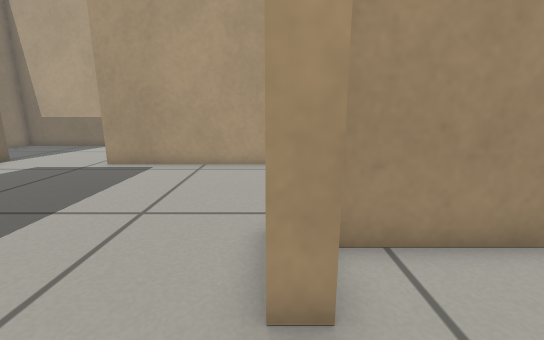
view 1 (above)

17 first-person views from a walk through a robot-simulator world made for Gazebo. The camera is 0.46 m above the floor, tilts 12° down and sees 90° across. The floor is counted in squares, 0.2 m on a side. Each view is taken from the middle of a square. On the plan, view 1 faces up. The plan holds only what a view shows up to about 17 squares ahead; the rest is blank.

view 2
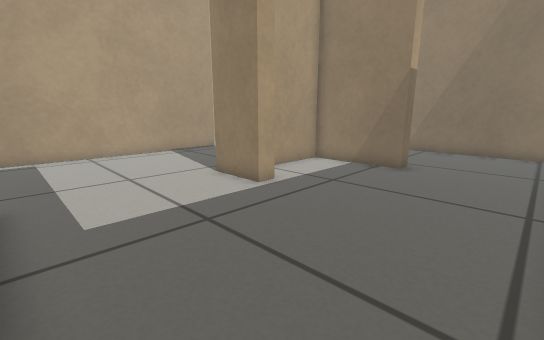

view 3
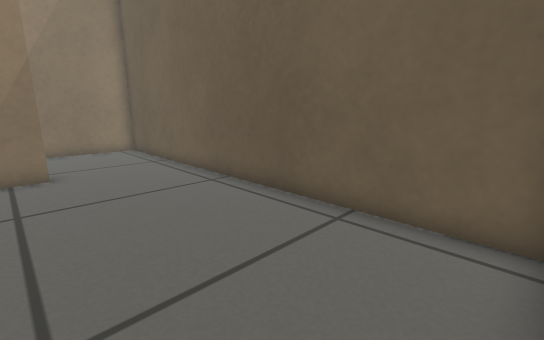

view 4
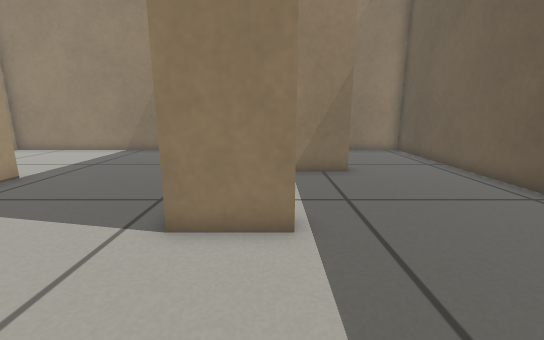

view 5
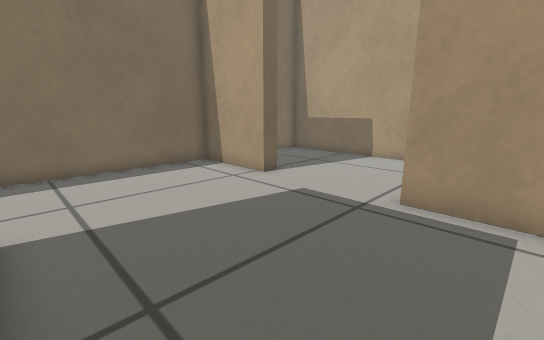

view 6
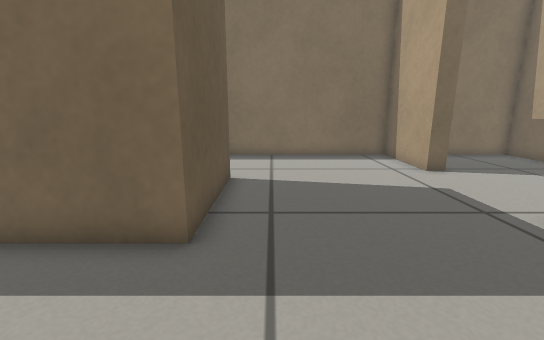

view 7
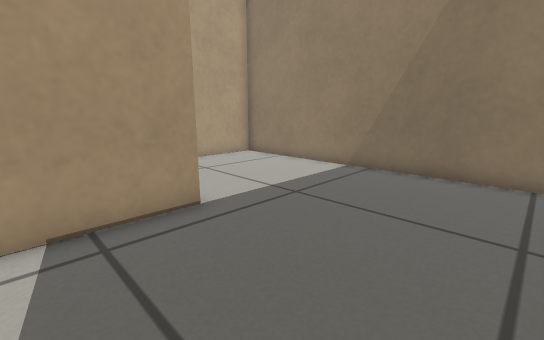

view 8
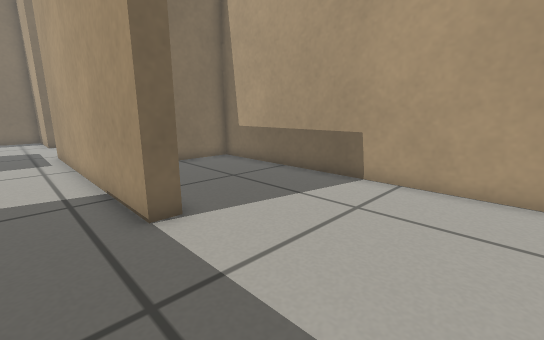

view 9
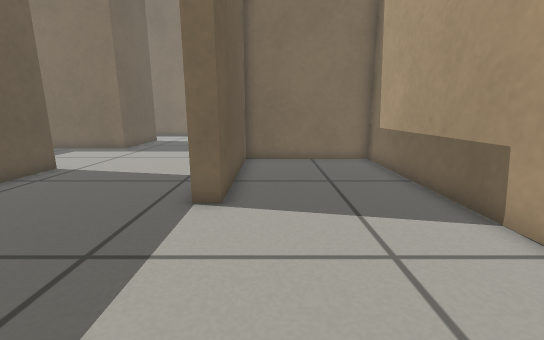

view 10
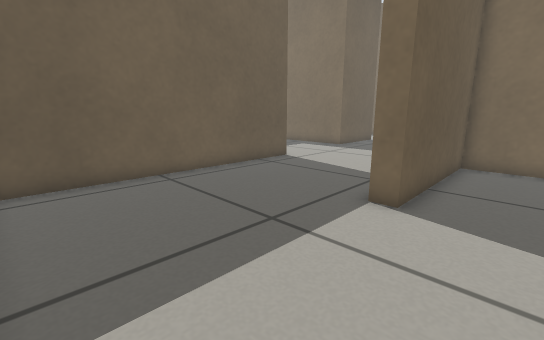

view 11
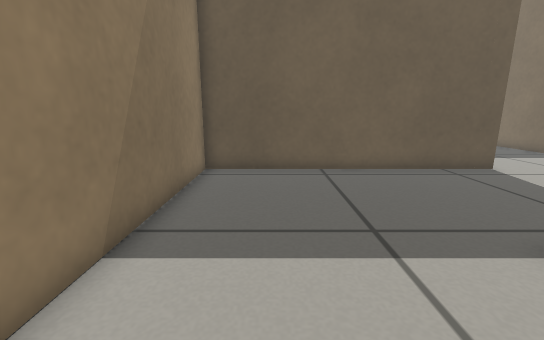

view 12
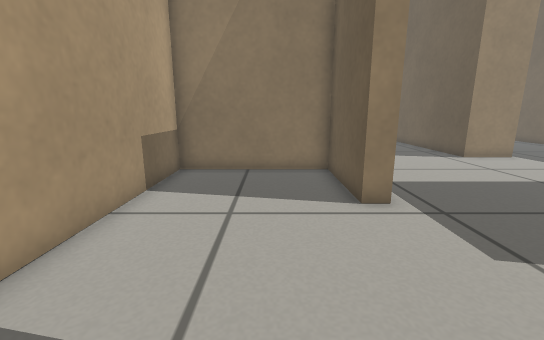

view 13
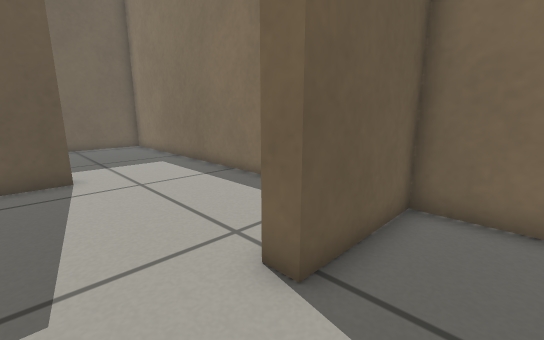

view 14
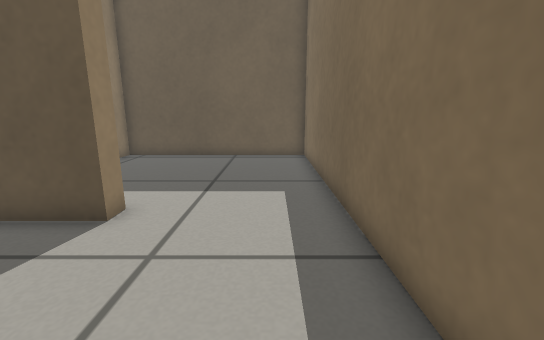

view 15
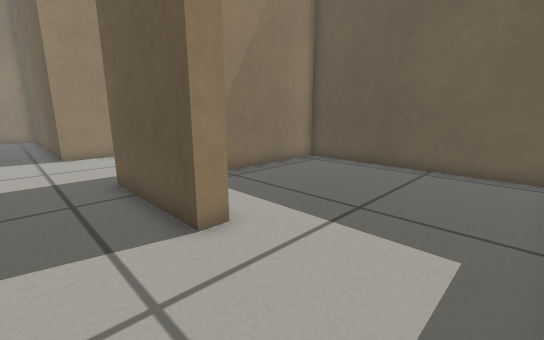

view 16
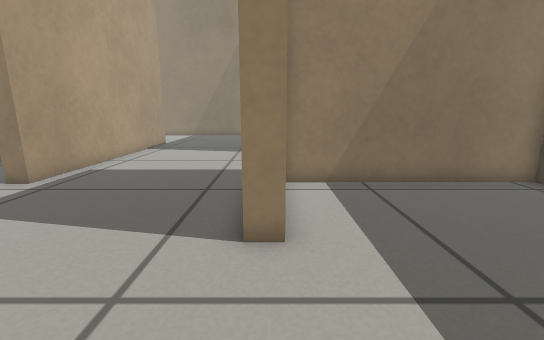

view 17
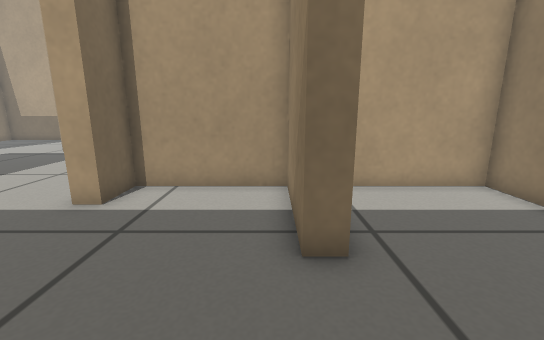

### Floor plan
Ten units are one square. View 1 is at (0, 0); x grows to the right and y downward. Boxes are objects, and circles mark ways between rooms. Rooms are numbered by the first view taken in them; rooms with no view inside come last. Other rooms are left out.
<svg viewBox="-173 -193 295 245">
<path fill="none" stroke="#000" d="M55 0 55 -43 7 -43 7 -26 -1 -26M-63 47 55 47M-65 -25 -65 17M-1 -26 -1 -51 117 -51 117 -188 -24 -188 -24 -127 44 -127 44 -120 -72 -120 -72 -127M-126 -129 -126 -122 -168 -122 -168 -35M-115 -38 -115 -45 -65 -45 -65 -25M-72 -127 -31 -127 -31 -188 -168 -188 -168 -129 -126 -129M-168 -35 -168 47 -72 47 -72 -36M62 0 55 0M55 47 117 47 117 -43 75 -43"/>
<circle cx="-35" cy="-35" r="3" fill="#2a7"/>
<circle cx="60" cy="20" r="3" fill="#2a7"/>
<circle cx="-100" cy="-125" r="3" fill="#2a7"/>
<circle cx="-140" cy="-40" r="3" fill="#2a7"/>
<text x="0" y="10">1</text>
<text x="-10" y="-100">2</text>
<text x="-100" y="-160">3</text>
<text x="-120" y="0">4</text>
<text x="90" y="0">5</text>
</svg>
Room 1 opens to room 2. Room 1 opens to room 5. Room 2 opens to room 3. Room 2 opens to room 4.

Where each view was taken, in squares from view 1:
view 1: 0 up, 0 right, facing up
view 2: 4 down, 6 left, facing up-right
view 3: 1 up, 6 left, facing down-right
view 4: 3 up, 5 left, facing right
view 5: 5 up, 5 left, facing up-left
view 6: 6 up, 2 left, facing left
view 7: 6 up, 1 right, facing up-right
view 8: 10 up, 10 right, facing up-left
view 9: 14 up, 11 right, facing left
view 10: 15 up, 11 right, facing down-left
view 11: 16 up, 9 right, facing down
view 12: 15 up, 14 left, facing right
view 13: 15 up, 10 left, facing down-left
view 14: 10 up, 15 left, facing down
view 15: 7 up, 16 left, facing down-right
view 16: 4 up, 16 left, facing right
view 17: 4 down, 5 right, facing up
